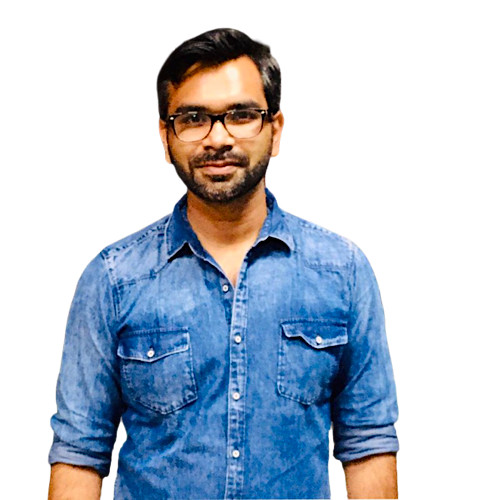
#> input picture portfolio-app/images/my-photo.jpg, 500 x 500 px, given in place of the camera
$ python main.py
#> lines starting #> are read from the running program, lines starting #| are printed output that depends on the picture
import cv2
import time
from captureimage import capture

video = cv2.VideoCapture(0)
# Add some sleep for the camera to initialize
time.sleep(2)
first_frame = None
status_list = []
count = 1
while True:
    status = 0
    # Start reading from the camera
    check, frame = video.read()
#> frame is the input picture: shape (500, 500, 3); mean B, G, R 210.8, 196.8, 185.3
    # Convert the frame to grayscale
    gray_frame = cv2.cvtColor(frame, cv2.COLOR_BGR2GRAY)
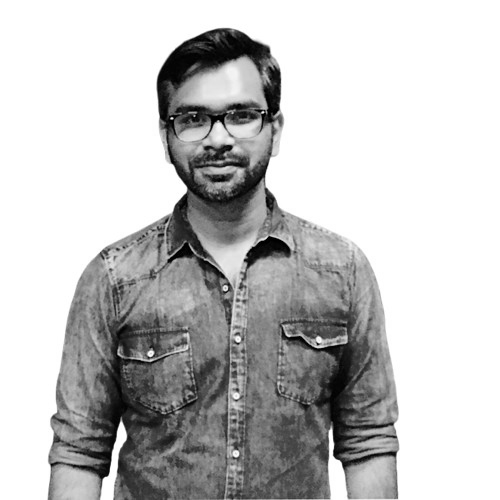
#> gray_frame: shape (500, 500); min 0, max 255, mean 194.9
    # Blur the frame
    gray_frame_blur = cv2.GaussianBlur(gray_frame, (21, 21), 0)
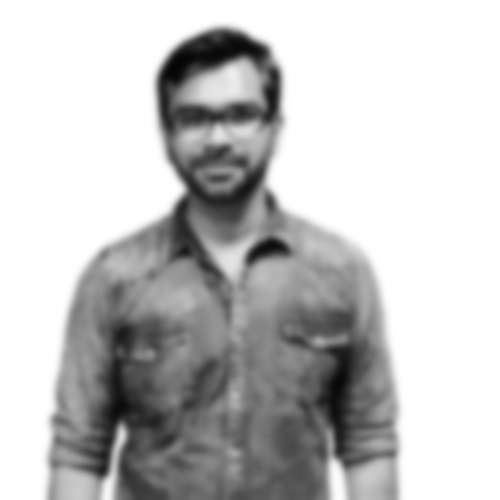
#> gray_frame_blur: shape (500, 500); min 6, max 255, mean 194.9

    if first_frame is None:
        first_frame = gray_frame_blur

    # Find difference between the first frame and other frames
    delta_frame = cv2.absdiff(first_frame, gray_frame_blur)
#> delta_frame: shape (500, 500); every value is 0
    thresh_frame = cv2.threshold(delta_frame, 60, 255, cv2.THRESH_BINARY)[1]
    dil_frame = cv2.dilate(thresh_frame, None, iterations=2)

    # Add rectangle on the moving objects
    contours, check = cv2.findContours(dil_frame, cv2.RETR_EXTERNAL, cv2.CHAIN_APPROX_SIMPLE)
#> contours = []; check = None
    for contour in contours:
        if cv2.contourArea(contour) < 2000:
            continue
        x, y, w, h = cv2.boundingRect(contour)
        rectangle = cv2.rectangle(frame, (x, y), (x + w, y + h), (0, 255, 0), 3)
        if rectangle.any():
            status = 1
            cv2.imwrite(f"images/{count}.png", frame)
            count = count + 1
#> this loop made 0 passes
#> after the loop, count = 1

    cv2.imshow("My Video", frame)
    status_list.append(status)
    status_list = status_list[-2:]
    print(status_list)
    if status_list[0] == 1 and status_list[1] == 0:
        capture()
    # Request for a key press to quit video read
    key = cv2.waitKey(1)
#> (key q is pressed here)
    if key == ord("q"):
        break

video.release()
